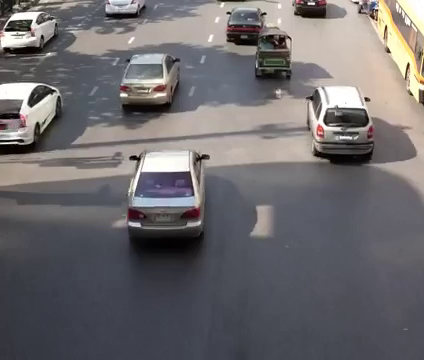
#> input picture frame 68 of trimmed2.mp4, 424 x 360 px, given in place of trimmed3.mp4, which was not available
$ python framesubtraction.py
#> lines starting #> are read from the running program, lines starting #| are printed output that depends on the picture
import cv2
import numpy as np

# specify video name
videoName = 'trimmed3'
videoWidth = 650
videoHight = 650
# empty list to store the frames
col_images=[]
#set colors
color1 = (0, 255, 255);  color2 = (255, 0, 255);  color3 = (255, 255, 0)
# Opens the Video file
cap = cv2.VideoCapture(videoName + '.mp4')
i = 0
while cap.isOpened():
    ret, frame = cap.read()
#> frame is the input picture: shape (360, 424, 3); mean B, G, R 109.4, 107.1, 110.1
    if not ret:
        break
    frame = cv2.resize(frame, (videoWidth, videoHight))
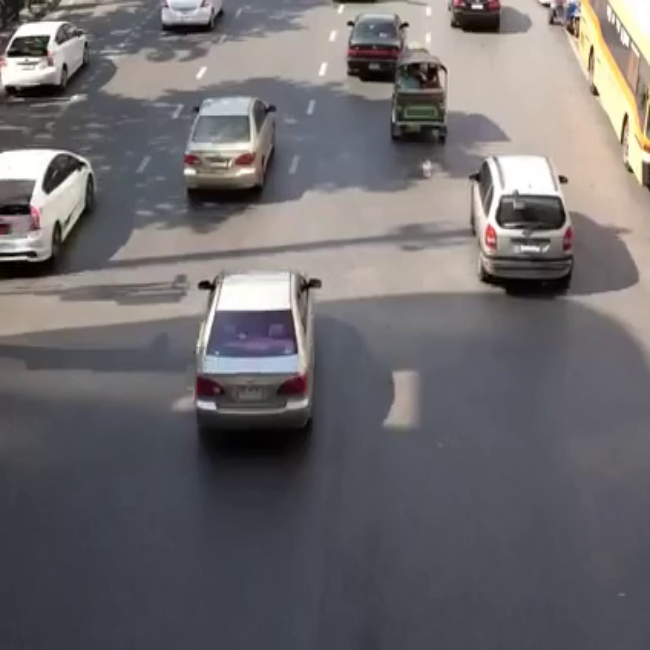
#> frame: shape (650, 650, 3); mean B, G, R 109.3, 107, 110
    #frame = cv2.rotate(frame, cv2.ROTATE_90_CLOCKWISE)
    # append the frames to the list
    col_images.append(frame)
    #cv2.imwrite('inputFrames/frame' + str(i) + '.jpg', frame)
    i += 1
cap.release()
print('the video is fully read!')
########################################################################################################################
# kernel for image dilation
kernel = np.ones((4, 4), np.uint8)
# font style
font = cv2.FONT_HERSHEY_SIMPLEX
# list to save the ouput frames
outputFrames = []
for i in range(len(col_images) - 1):
    cv2.putText(col_images[i], "frame{}".format(i), (20, 20), cv2.FONT_HERSHEY_SIMPLEX, 0.55, color3, 1)
    # drawing a line as a border
    cv2.line(col_images[i], (0, videoHight // 2), (videoWidth, videoHight // 2), color3, 3)
    # frame differencing
    grayA = cv2.cvtColor(col_images[i], cv2.COLOR_BGR2GRAY)
    grayB = cv2.cvtColor(col_images[i + 1], cv2.COLOR_BGR2GRAY)
    diff_image = cv2.absdiff(grayB, grayA)
    # image thresholding
    ret, thresh = cv2.threshold(diff_image, 30, 255, cv2.THRESH_BINARY)
    # image dilation
    dilated = cv2.dilate(thresh, kernel, iterations=1)
    # find contours
    contours, hierarchy = cv2.findContours(dilated.copy(), cv2.RETR_TREE, cv2.CHAIN_APPROX_NONE)

    # shortlist contours
    for cntr in contours:
        contours_poly = cv2.approxPolyDP(cntr, 3, True)
        x, y, w, h = cv2.boundingRect(contours_poly)
        area = cv2.contourArea(contours_poly)
        if y < 400 or area < 700 or area > 1200:
            continue
        #print(i, area)
        #cv2.drawContours(col_images[i], cntr, -1, color1)
        cv2.rectangle(col_images[i], (int(x), int(y)), (int(x + w), int(y + h)), color2, 2)
        #cv2.putText(col_images[i], "{:.2f}m2".format(area), (int(x), int(y)), cv2.FONT_HERSHEY_SIMPLEX, 0.55, color3, 2)

    # add contours to original frames
    outputFrames.append(col_images[i])
print('contours are fully detected')
########################################################################################################################
# specify video name
pathOut = videoName + 'Contours.mp4' # or .mp4v
# specify frames per second
fps = 14.0
out = cv2.VideoWriter(pathOut, cv2.VideoWriter_fourcc(*'DIVX'), fps, (videoWidth, videoHight))
for i in range(len(outputFrames)):
    # collecting frames in a single video
    out.write(outputFrames[i])
out.release()
print('video is released!')

$ run again, starting later in the video
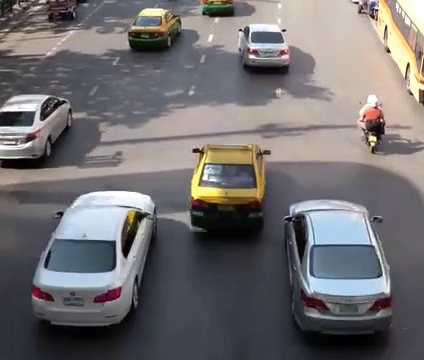
#> input picture frame 306 of trimmed2.mp4, 424 x 360 px, given in place of trimmed3.mp4, which was not available
#> frame is the input picture: shape (360, 424, 3); mean B, G, R 112.5, 110.8, 113.7
#> `frame = cv2.resize(frame, (videoWidth, videoHight))`:
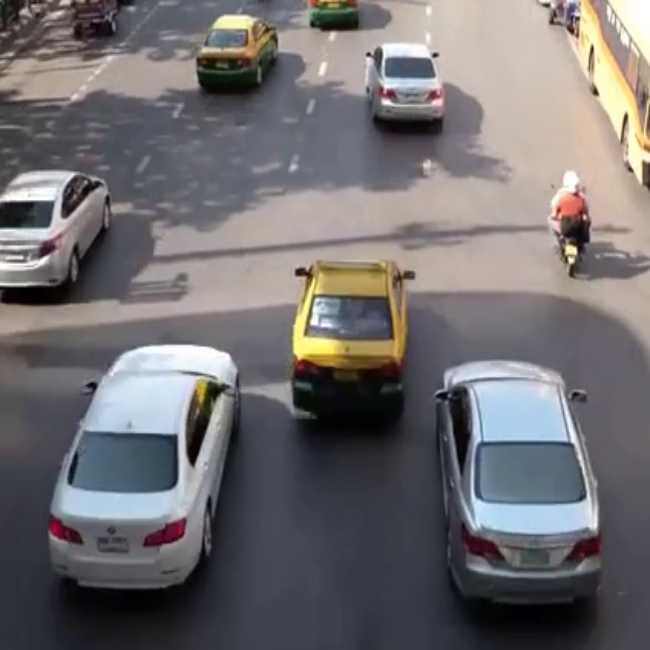
#> frame: shape (650, 650, 3); mean B, G, R 112.4, 110.7, 113.6

$ run again, starting later in the video
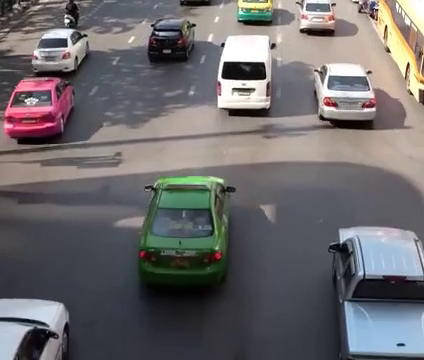
#> input picture frame 545 of trimmed2.mp4, 424 x 360 px, given in place of trimmed3.mp4, which was not available
#> frame is the input picture: shape (360, 424, 3); mean B, G, R 108, 106, 108.9
#> `frame = cv2.resize(frame, (videoWidth, videoHight))`:
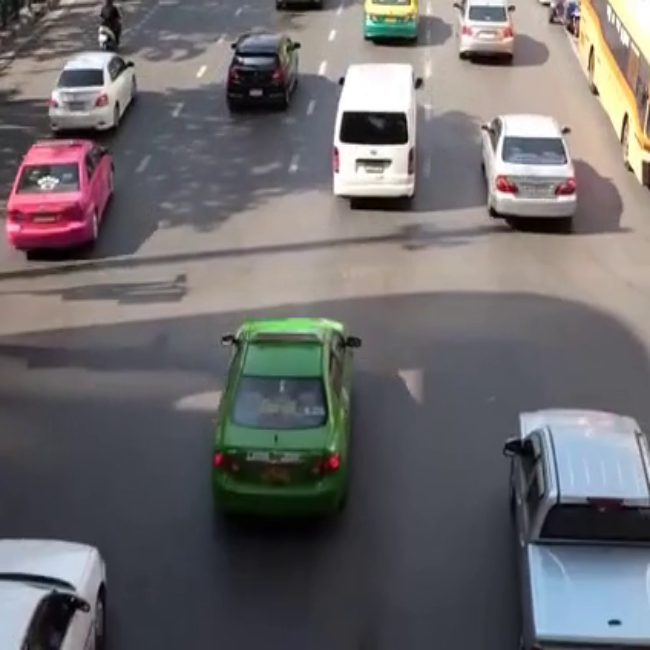
#> frame: shape (650, 650, 3); mean B, G, R 107.9, 105.9, 108.8
